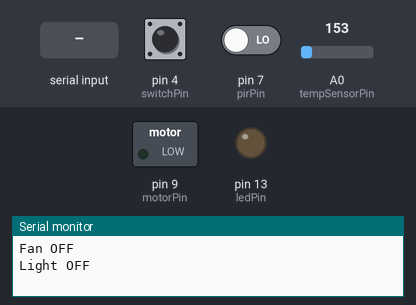
A sketch run on a simulated Arduino Uno, built with avr-gcc and run on an emulated ATmega328P. On the bench: switched loads named in the sketch (green lamp = pin HIGH), output pins drawn as LEDs (lit = HIGH), the last lines printed to the serial monitor. Inputs (shaded band) come from the test bench; at power-on: A0 (tempSensorPin) = 153, pin 7 (pirPin) LOW, pin 4 (switchPin) HIGH.

Above: at 1.2 s.
1.3 s: A0 (tempSensorPin) set to 160
At 3.2 s:
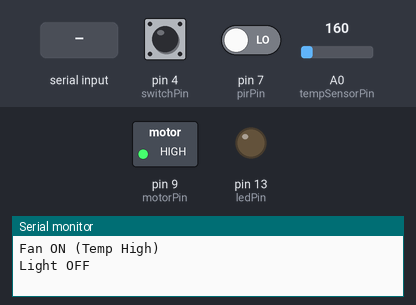
3.5 s: pin 7 (pirPin) driven HIGH
At 4.6 s:
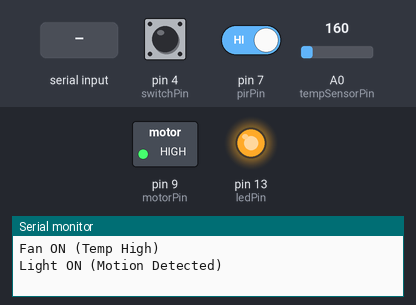
5.6 s: "FAN OFF\n" received over Serial
At 7.0 s:
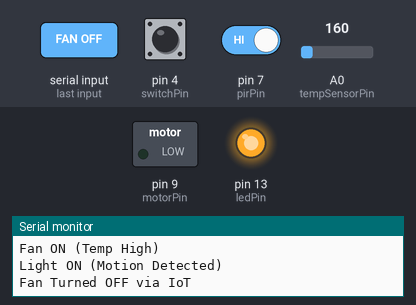
13.0 s: pin 7 (pirPin) driven LOW
At 14.7 s:
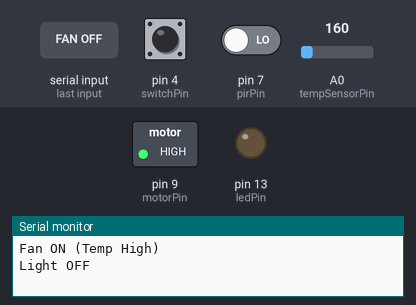
Timing chart, 0 to 16.0 s (numbered marks = the images above; inputs shaded):
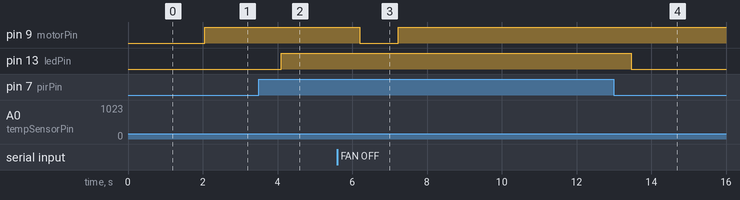

Measured:
- the behaviour switches between 153 and 154 on A0 (tempSensorPin) (found by bisection; images 0 and 1)
- after the input at 1.3 s, pin 9 (motorPin): LOW → HIGH after 0.75 s
- after the input at 3.5 s, pin 13 (ledPin): LOW → HIGH after 0.60 s
- after the input at 5.6 s, pin 9 (motorPin): HIGH → LOW after 0.60 s, → HIGH 1.0 s later
- after the input at 13.0 s, pin 13 (ledPin): HIGH → LOW after 0.46 s

The sketch:

HomeAutomationcode.ino
```cpp
// Pin Definitions
const int tempSensorPin = A0;   // TMP36 sensor pin
const int motorPin = 9;         // Fan (Motor) control pin
const int ledPin = 13;          // LED control pin
const int pirPin = 7;           // PIR sensor pin
const int switchPin = 4;        // Manual Switch pin

// Variables
int tempValue = 0;
float temperature = 0;
int pirState = 0;
int switchState = 0;
String command = "";  // Stores IoT command from Serial Monitor

void setup() {
  pinMode(motorPin, OUTPUT);    // Motor as output
  pinMode(ledPin, OUTPUT);      // LED as output
  pinMode(pirPin, INPUT);       // PIR sensor as input
  pinMode(switchPin, INPUT_PULLUP); // Internal Pull-up for switch

  Serial.begin(9600);  // Serial communication for IoT simulation
  Serial.println("IoT Home Automation System Initialized");
}

void loop() {
  // Read temperature sensor
  tempValue = analogRead(tempSensorPin);
  float voltage = tempValue * (5.0 / 1023.0);  // Convert analog value to voltage
  temperature = (voltage - 0.5) * 100.0;       // Corrected formula for TMP36

  // Read PIR sensor state
  pirState = digitalRead(pirPin);

  // Read switch state (0 when pressed, 1 when not pressed due to INPUT_PULLUP)
  switchState = digitalRead(switchPin);

  // **Send data to IoT Dashboard (Serial Monitor)**
  Serial.print("Temperature: ");
  Serial.print(temperature);
  Serial.print("C | Motion: ");
  Serial.print(pirState == HIGH ? "Detected" : "None");
  Serial.print(" | Switch: ");
  Serial.println(switchState == LOW ? "ON" : "OFF");

  // **Fan Control (Automatic by Temperature)**
  if (temperature > 25) {
    analogWrite(motorPin, 255);  // Turn fan ON
    Serial.println("Fan ON (Temp High)");
  } else {
    analogWrite(motorPin, 0);    // Turn fan OFF
    Serial.println("Fan OFF");
  }

  // **Light Control (Automatic by PIR)**
  if (pirState == HIGH) {
    digitalWrite(ledPin, HIGH);  // Turn LED ON if motion detected
    Serial.println("Light ON (Motion Detected)");
  } else {
    digitalWrite(ledPin, LOW);   // Turn LED OFF if no motion
    Serial.println("Light OFF");
  }

  // **Manual Override (Switch)**
  if (switchState == LOW) {
    analogWrite(motorPin, 255);  // Turn fan ON manually
    digitalWrite(ledPin, HIGH);  // Turn light ON manually
    Serial.println("Fan & Light ON (Switch Pressed)");
  }

  // **IoT Control (Receive Commands from Serial Monitor)**
  if (Serial.available() > 0) {
    command = Serial.readStringUntil('\n');  // Read command from Serial Monitor
    command.trim();  // Remove whitespace

    if (command == "FAN ON") {
      analogWrite(motorPin, 255);
      Serial.println("Fan Turned ON via IoT");
    }
    else if (command == "FAN OFF") {
      analogWrite(motorPin, 0);
      Serial.println("Fan Turned OFF via IoT");
    }
    else if (command == "LIGHT ON") {
      digitalWrite(ledPin, HIGH);
      Serial.println("Light Turned ON via IoT");
    }
    else if (command == "LIGHT OFF") {
      digitalWrite(ledPin, LOW);
      Serial.println("Light Turned OFF via IoT");
    }
  }

  delay(1000);  // Wait 1 sec before reading again
}
```
